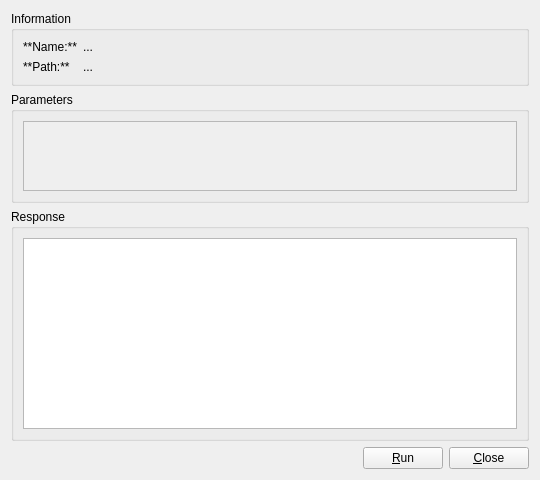
<?xml version="1.0" encoding="UTF-8"?>
<ui version="4.0">
 <class>event_viewer_runner</class>
 <widget class="QWidget" name="event_viewer_runner">
  <property name="geometry">
   <rect>
    <x>0</x>
    <y>0</y>
    <width>540</width>
    <height>480</height>
   </rect>
  </property>
  <property name="windowTitle">
   <string>Action Runner</string>
  </property>
  <layout class="QVBoxLayout" name="verticalLayout">
   <item>
    <widget class="QGroupBox" name="group_info">
     <property name="title">
      <string>Information</string>
     </property>
     <layout class="QFormLayout" name="formLayout">
      <item row="0" column="0">
       <widget class="QLabel" name="label">
        <property name="text">
         <string>**Name:**</string>
        </property>
        <property name="textFormat">
         <enum>Qt::TextFormat::MarkdownText</enum>
        </property>
        <property name="alignment">
         <set>Qt::AlignmentFlag::AlignLeading|Qt::AlignmentFlag::AlignLeft|Qt::AlignmentFlag::AlignTop</set>
        </property>
       </widget>
      </item>
      <item row="0" column="1">
       <widget class="QLabel" name="label_name">
        <property name="sizePolicy">
         <sizepolicy hsizetype="Expanding" vsizetype="Preferred">
          <horstretch>0</horstretch>
          <verstretch>0</verstretch>
         </sizepolicy>
        </property>
        <property name="text">
         <string>...</string>
        </property>
        <property name="textFormat">
         <enum>Qt::TextFormat::PlainText</enum>
        </property>
        <property name="alignment">
         <set>Qt::AlignmentFlag::AlignLeading|Qt::AlignmentFlag::AlignLeft|Qt::AlignmentFlag::AlignTop</set>
        </property>
        <property name="wordWrap">
         <bool>true</bool>
        </property>
       </widget>
      </item>
      <item row="1" column="0">
       <widget class="QLabel" name="label_3">
        <property name="text">
         <string>**Path:**</string>
        </property>
        <property name="textFormat">
         <enum>Qt::TextFormat::MarkdownText</enum>
        </property>
        <property name="alignment">
         <set>Qt::AlignmentFlag::AlignLeading|Qt::AlignmentFlag::AlignLeft|Qt::AlignmentFlag::AlignTop</set>
        </property>
       </widget>
      </item>
      <item row="1" column="1">
       <widget class="QLabel" name="label_path">
        <property name="sizePolicy">
         <sizepolicy hsizetype="Expanding" vsizetype="Preferred">
          <horstretch>0</horstretch>
          <verstretch>0</verstretch>
         </sizepolicy>
        </property>
        <property name="text">
         <string>...</string>
        </property>
        <property name="textFormat">
         <enum>Qt::TextFormat::PlainText</enum>
        </property>
        <property name="alignment">
         <set>Qt::AlignmentFlag::AlignLeading|Qt::AlignmentFlag::AlignLeft|Qt::AlignmentFlag::AlignTop</set>
        </property>
        <property name="wordWrap">
         <bool>true</bool>
        </property>
       </widget>
      </item>
     </layout>
    </widget>
   </item>
   <item>
    <widget class="QGroupBox" name="group_params">
     <property name="title">
      <string>Parameters</string>
     </property>
     <layout class="QVBoxLayout" name="verticalLayout_4">
      <item>
       <widget class="QScrollArea" name="params_scroll">
        <property name="sizeAdjustPolicy">
         <enum>QAbstractScrollArea::SizeAdjustPolicy::AdjustToContents</enum>
        </property>
        <property name="widgetResizable">
         <bool>true</bool>
        </property>
        <widget class="QWidget" name="scrollAreaWidgetContents">
         <property name="geometry">
          <rect>
           <x>0</x>
           <y>0</y>
           <width>496</width>
           <height>68</height>
          </rect>
         </property>
        </widget>
       </widget>
      </item>
     </layout>
    </widget>
   </item>
   <item>
    <widget class="QGroupBox" name="group_response">
     <property name="title">
      <string>Response</string>
     </property>
     <layout class="QVBoxLayout" name="verticalLayout_2">
      <item>
       <widget class="QPlainTextEdit" name="response_view">
        <property name="sizePolicy">
         <sizepolicy hsizetype="Expanding" vsizetype="Expanding">
          <horstretch>0</horstretch>
          <verstretch>0</verstretch>
         </sizepolicy>
        </property>
        <property name="readOnly">
         <bool>true</bool>
        </property>
       </widget>
      </item>
     </layout>
    </widget>
   </item>
   <item>
    <layout class="QHBoxLayout" name="horizontalLayout">
     <item>
      <spacer name="horizontalSpacer">
       <property name="orientation">
        <enum>Qt::Orientation::Horizontal</enum>
       </property>
       <property name="sizeHint" stdset="0">
        <size>
         <width>40</width>
         <height>20</height>
        </size>
       </property>
      </spacer>
     </item>
     <item>
      <widget class="QPushButton" name="button_run">
       <property name="text">
        <string>&amp;Run</string>
       </property>
      </widget>
     </item>
     <item>
      <widget class="QPushButton" name="button_close">
       <property name="text">
        <string>&amp;Close</string>
       </property>
      </widget>
     </item>
    </layout>
   </item>
  </layout>
 </widget>
 <resources/>
 <connections>
  <connection>
   <sender>button_close</sender>
   <signal>clicked()</signal>
   <receiver>event_viewer_runner</receiver>
   <slot>close()</slot>
   <hints>
    <hint type="sourcelabel">
     <x>489</x>
     <y>456</y>
    </hint>
    <hint type="destinationlabel">
     <x>269</x>
     <y>239</y>
    </hint>
   </hints>
  </connection>
 </connections>
</ui>
